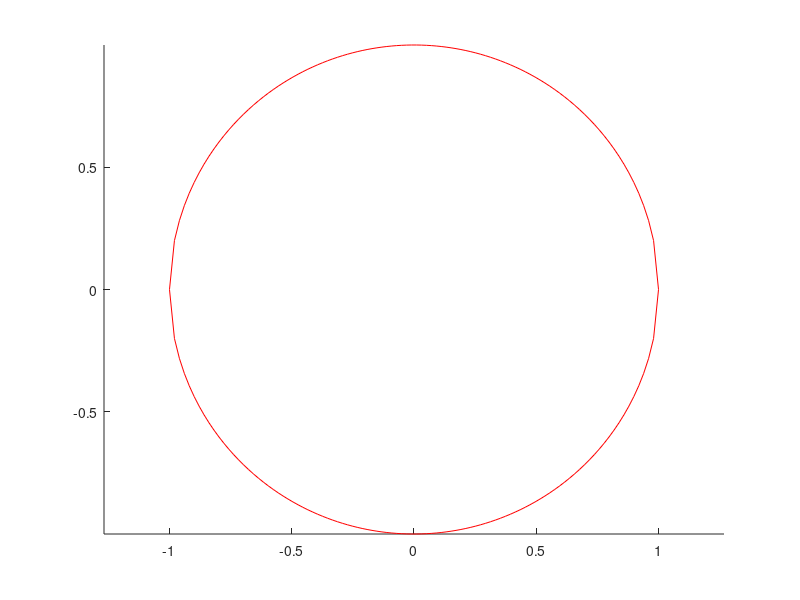

This figure's MATLAB source: (Note: this script raises an error after producing the figure.)
%%
%Task 3_4'
clc
clear
t0 = 0;
t1 = 1;
b = -1/2;
c = 1/3;
speed_x = 10;
speed_y = 10;

alpha = 1;
f = @(x) (1 - (x).^2 ).^(1/2);
x = linspace(-1,1,100);
hold on
plot(x,f(x),'r',x,-f(x),'r');
axis equal;

flag = 1;

while flag
    options = odeset('Events', @myEventsFcn);
    [t, y, te, ye, ie] = ode45(@(t,y) odefcn(t,y),[t0 t1],[b c speed_x speed_y],options);
    n = numel(y(:,1));
    y_x = y(:,1);
    y_y = y(:,2);
    comet(y_x(:), y_y(:));
    hold on
    if(isempty(te))
        break;
    end

    if ((size(te))~=0)
        t0 = te;
    else
        t0 = t1;
        flag = 0;
    end
    if (size(ye)~=0)
        y = @(x) (ye(2)/ye(1))*x;
        eps_x = 0.0001;
        x_eps = ye(1) - (ye(1)/abs(ye(1)))*eps_x;
        y_eps = y(x_eps);
        b = x_eps;
        c = y_eps;
        e_1 = [ye(1), ye(2)];
        e_2 = [-ye(2), ye(1)];

        v_s = e_2*dot(e_2,v_s_b) - e_1*dot(e_1,v_s_b)./alpha;
        speed_x = v_s(1);
        speed_y = v_s(2);
        %v_s_b = [speed_x, speed_y];
        v_s_b = v_s;
    end

end
